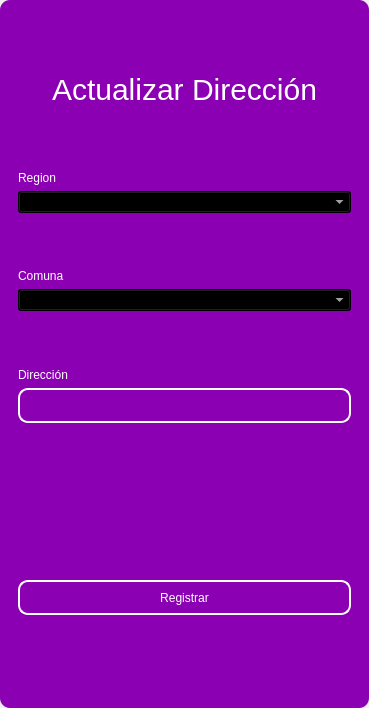
<?xml version="1.0" encoding="UTF-8"?>
<ui version="4.0">
 <class>MainWindow</class>
 <widget class="QMainWindow" name="MainWindow">
  <property name="geometry">
   <rect>
    <x>0</x>
    <y>0</y>
    <width>369</width>
    <height>708</height>
   </rect>
  </property>
  <property name="windowTitle">
   <string>MainWindow</string>
  </property>
  <property name="styleSheet">
   <string notr="true"/>
  </property>
  <widget class="QWidget" name="centralwidget">
   <property name="styleSheet">
    <string notr="true"/>
   </property>
   <layout class="QVBoxLayout" name="verticalLayout">
    <property name="spacing">
     <number>0</number>
    </property>
    <property name="leftMargin">
     <number>0</number>
    </property>
    <property name="topMargin">
     <number>0</number>
    </property>
    <property name="rightMargin">
     <number>0</number>
    </property>
    <property name="bottomMargin">
     <number>0</number>
    </property>
    <item>
     <widget class="QFrame" name="frame">
      <property name="enabled">
       <bool>true</bool>
      </property>
      <property name="styleSheet">
       <string notr="true">QFrame {
	border-radius:10px;
	background-color: rgb(140, 0, 179);
 }
</string>
      </property>
      <property name="frameShape">
       <enum>QFrame::StyledPanel</enum>
      </property>
      <property name="frameShadow">
       <enum>QFrame::Raised</enum>
      </property>
      <layout class="QVBoxLayout" name="verticalLayout_2">
       <item>
        <widget class="QFrame" name="frame_superior">
         <property name="minimumSize">
          <size>
           <width>0</width>
           <height>40</height>
          </size>
         </property>
         <property name="maximumSize">
          <size>
           <width>16777215</width>
           <height>40</height>
          </size>
         </property>
         <property name="styleSheet">
          <string notr="true">QPushButton{
border-radius:18px;
}

QPushButton:hover{
	background-color: rgb(0, 0, 0);
}
</string>
         </property>
         <property name="frameShape">
          <enum>QFrame::StyledPanel</enum>
         </property>
         <property name="frameShadow">
          <enum>QFrame::Raised</enum>
         </property>
         <layout class="QHBoxLayout" name="horizontalLayout_3">
          <property name="spacing">
           <number>4</number>
          </property>
          <property name="leftMargin">
           <number>0</number>
          </property>
          <property name="topMargin">
           <number>0</number>
          </property>
          <property name="rightMargin">
           <number>0</number>
          </property>
          <property name="bottomMargin">
           <number>0</number>
          </property>
          <item>
           <widget class="QPushButton" name="btn_icon">
            <property name="text">
             <string/>
            </property>
            <property name="iconSize">
             <size>
              <width>40</width>
              <height>40</height>
             </size>
            </property>
           </widget>
          </item>
          <item>
           <spacer name="horizontalSpacer_2">
            <property name="orientation">
             <enum>Qt::Horizontal</enum>
            </property>
            <property name="sizeHint" stdset="0">
             <size>
              <width>443</width>
              <height>20</height>
             </size>
            </property>
           </spacer>
          </item>
          <item>
           <widget class="QPushButton" name="bt_minimizar">
            <property name="minimumSize">
             <size>
              <width>38</width>
              <height>38</height>
             </size>
            </property>
            <property name="maximumSize">
             <size>
              <width>38</width>
              <height>38</height>
             </size>
            </property>
            <property name="cursor">
             <cursorShape>PointingHandCursor</cursorShape>
            </property>
            <property name="text">
             <string/>
            </property>
            <property name="icon">
             <iconset>
              <normaloff>image/minus.svg</normaloff>image/minus.svg</iconset>
            </property>
            <property name="iconSize">
             <size>
              <width>38</width>
              <height>38</height>
             </size>
            </property>
           </widget>
          </item>
          <item>
           <widget class="QPushButton" name="bt_maximizar">
            <property name="minimumSize">
             <size>
              <width>38</width>
              <height>38</height>
             </size>
            </property>
            <property name="maximumSize">
             <size>
              <width>38</width>
              <height>38</height>
             </size>
            </property>
            <property name="cursor">
             <cursorShape>PointingHandCursor</cursorShape>
            </property>
            <property name="text">
             <string/>
            </property>
            <property name="icon">
             <iconset>
              <normaloff>image/chevron-up.svg</normaloff>image/chevron-up.svg</iconset>
            </property>
            <property name="iconSize">
             <size>
              <width>38</width>
              <height>38</height>
             </size>
            </property>
           </widget>
          </item>
          <item>
           <widget class="QPushButton" name="bt_restaurar">
            <property name="minimumSize">
             <size>
              <width>38</width>
              <height>38</height>
             </size>
            </property>
            <property name="maximumSize">
             <size>
              <width>38</width>
              <height>38</height>
             </size>
            </property>
            <property name="cursor">
             <cursorShape>PointingHandCursor</cursorShape>
            </property>
            <property name="text">
             <string/>
            </property>
            <property name="icon">
             <iconset>
              <normaloff>image/chevron-down.svg</normaloff>image/chevron-down.svg</iconset>
            </property>
            <property name="iconSize">
             <size>
              <width>38</width>
              <height>38</height>
             </size>
            </property>
           </widget>
          </item>
          <item>
           <widget class="QPushButton" name="bt_cerrar">
            <property name="minimumSize">
             <size>
              <width>38</width>
              <height>38</height>
             </size>
            </property>
            <property name="maximumSize">
             <size>
              <width>38</width>
              <height>38</height>
             </size>
            </property>
            <property name="cursor">
             <cursorShape>PointingHandCursor</cursorShape>
            </property>
            <property name="text">
             <string/>
            </property>
            <property name="icon">
             <iconset>
              <normaloff>image/x.svg</normaloff>image/x.svg</iconset>
            </property>
            <property name="iconSize">
             <size>
              <width>38</width>
              <height>38</height>
             </size>
            </property>
           </widget>
          </item>
         </layout>
        </widget>
       </item>
       <item>
        <widget class="QFrame" name="frame_3">
         <property name="styleSheet">
          <string notr="true">QLabel {
	color: rgb(255, 255, 254);
	font: 12pt &quot;Arial&quot;;
	background-color: rgba(0, 0, 0,0);
}

QTextEdit{
background-color: rgba(0, 0, 0,0);
border-radius:10px; 
font: 12pt &quot;Arial&quot;;
color: rgb(255, 255, 254);
border: 2px solid  rgb(255, 255, 255);

}

QTextEdit:hover{
background-color: rgba(0, 0, 0,0);
border-radius:10px; 
font: 12pt &quot;Arial&quot;;
border: 2px solid  rgb(120, 0, 171);
}

QTextEdit:focus{
background-color: rgb(0, 0, 0);
border-radius:10px; 
font: 12pt &quot;Arial&quot;;
border: 2px solid rgb(120, 0, 171);
}

QLineEdit{
background-color: rgba(0, 0, 0,0);
border-radius:10px; 
font: 12pt &quot;Arial&quot;;
color: rgb(255, 255, 254);
border: 2px solid  rgb(255, 255, 255);

}

QLineEdit:hover{
background-color: rgba(0, 0, 0,0);
border-radius:10px; 
font: 12pt &quot;Arial&quot;;
border: 2px solid  rgb(120, 0, 171);
}

QLineEdit:focus{
background-color: rgb(0, 0, 0);
border-radius:10px; 
font: 12pt &quot;Arial&quot;;
border: 2px solid rgb(120, 0, 171);
}

QCheckBox{
	font: 12pt &quot;Arial&quot;;
	color: rgb(255, 255, 255);
}

QCheckBox::indicator {
    width: 18px;
    height:18px;
}

QCheckBox::indicator:unchecked {
   background-image: url(image/square.svg);
}

QCheckBox::indicator:checked {
   background-image: url(image/check-square.svg);
}

QPushButton{
border-radius:10px; 
font: 12pt &quot;Arial&quot;;
color: rgb(255, 255, 254);
border: 2px solid #ffffff;
}

QPushButton:hover{
border-radius:10px; 
font: 12pt &quot;Arial&quot;;
color: rgb(255, 255, 255);
border: 2px solid rgb(120, 0, 171);
	background-color: rgb(120, 0, 171);
}
</string>
         </property>
         <property name="frameShape">
          <enum>QFrame::StyledPanel</enum>
         </property>
         <property name="frameShadow">
          <enum>QFrame::Raised</enum>
         </property>
         <layout class="QHBoxLayout" name="horizontalLayout_4">
          <item>
           <layout class="QVBoxLayout" name="verticalLayout_4">
            <item>
             <widget class="QLabel" name="label_3">
              <property name="minimumSize">
               <size>
                <width>100</width>
                <height>50</height>
               </size>
              </property>
              <property name="styleSheet">
               <string notr="true">font-size: 30px;
color: rgb(255, 255, 255);</string>
              </property>
              <property name="text">
               <string>Actualizar Dirección</string>
              </property>
              <property name="alignment">
               <set>Qt::AlignCenter</set>
              </property>
             </widget>
            </item>
            <item>
             <spacer name="verticalSpacer_4">
              <property name="orientation">
               <enum>Qt::Vertical</enum>
              </property>
              <property name="sizeHint" stdset="0">
               <size>
                <width>20</width>
                <height>40</height>
               </size>
              </property>
             </spacer>
            </item>
            <item>
             <widget class="QLabel" name="label_4">
              <property name="text">
               <string>Region</string>
              </property>
             </widget>
            </item>
            <item>
             <widget class="QComboBox" name="region_combobox">
              <property name="styleSheet">
               <string notr="true">background-color: rgb(0, 0, 0);
color: rgb(255, 255, 255);</string>
              </property>
             </widget>
            </item>
            <item>
             <spacer name="verticalSpacer">
              <property name="orientation">
               <enum>Qt::Vertical</enum>
              </property>
              <property name="sizeHint" stdset="0">
               <size>
                <width>20</width>
                <height>40</height>
               </size>
              </property>
             </spacer>
            </item>
            <item>
             <widget class="QLabel" name="label_8">
              <property name="text">
               <string>Comuna</string>
              </property>
             </widget>
            </item>
            <item>
             <widget class="QComboBox" name="commune_combobox">
              <property name="styleSheet">
               <string notr="true">background-color: rgb(0, 0, 0);
color: rgb(255, 255, 255);</string>
              </property>
             </widget>
            </item>
            <item>
             <spacer name="verticalSpacer_5">
              <property name="orientation">
               <enum>Qt::Vertical</enum>
              </property>
              <property name="sizeHint" stdset="0">
               <size>
                <width>20</width>
                <height>40</height>
               </size>
              </property>
             </spacer>
            </item>
            <item>
             <widget class="QLabel" name="label_5">
              <property name="text">
               <string>Dirección</string>
              </property>
             </widget>
            </item>
            <item>
             <widget class="QLineEdit" name="descriptiontxt">
              <property name="minimumSize">
               <size>
                <width>0</width>
                <height>35</height>
               </size>
              </property>
              <property name="maximumSize">
               <size>
                <width>16777215</width>
                <height>16777215</height>
               </size>
              </property>
              <property name="echoMode">
               <enum>QLineEdit::Normal</enum>
              </property>
             </widget>
            </item>
            <item>
             <spacer name="verticalSpacer_6">
              <property name="orientation">
               <enum>Qt::Vertical</enum>
              </property>
              <property name="sizeHint" stdset="0">
               <size>
                <width>20</width>
                <height>40</height>
               </size>
              </property>
             </spacer>
            </item>
            <item>
             <spacer name="verticalSpacer_9">
              <property name="orientation">
               <enum>Qt::Vertical</enum>
              </property>
              <property name="sizeHint" stdset="0">
               <size>
                <width>20</width>
                <height>50</height>
               </size>
              </property>
             </spacer>
            </item>
            <item>
             <spacer name="verticalSpacer_3">
              <property name="orientation">
               <enum>Qt::Vertical</enum>
              </property>
              <property name="sizeHint" stdset="0">
               <size>
                <width>20</width>
                <height>40</height>
               </size>
              </property>
             </spacer>
            </item>
            <item>
             <widget class="QPushButton" name="btn_update">
              <property name="minimumSize">
               <size>
                <width>0</width>
                <height>35</height>
               </size>
              </property>
              <property name="cursor">
               <cursorShape>PointingHandCursor</cursorShape>
              </property>
              <property name="text">
               <string>Registrar</string>
              </property>
             </widget>
            </item>
            <item>
             <spacer name="verticalSpacer_7">
              <property name="orientation">
               <enum>Qt::Vertical</enum>
              </property>
              <property name="sizeHint" stdset="0">
               <size>
                <width>20</width>
                <height>40</height>
               </size>
              </property>
             </spacer>
            </item>
            <item>
             <widget class="QFrame" name="frame_4">
              <property name="maximumSize">
               <size>
                <width>400</width>
                <height>600</height>
               </size>
              </property>
              <property name="styleSheet">
               <string notr="true">QLabel {
	color: rgb(255, 255, 254);
	font: 12pt &quot;Arial&quot;;
	background-color: rgba(0, 0, 0,0);
}

QTextEdit{
background-color: rgba(0, 0, 0,0);
border-radius:10px; 
font: 12pt &quot;Arial&quot;;
color: rgb(255, 255, 254);
border: 2px solid  rgb(255, 255, 255);

}

QTextEdit:hover{
background-color: rgba(0, 0, 0,0);
border-radius:10px; 
font: 12pt &quot;Arial&quot;;
border: 2px solid  rgb(120, 0, 171);
}

QTextEdit:focus{
background-color: rgb(0, 0, 0);
border-radius:10px; 
font: 12pt &quot;Arial&quot;;
border: 2px solid rgb(120, 0, 171);
}

QLineEdit{
background-color: rgba(0, 0, 0,0);
border-radius:10px; 
font: 12pt &quot;Arial&quot;;
color: rgb(255, 255, 254);
border: 2px solid  rgb(255, 255, 255);

}

QLineEdit:hover{
background-color: rgba(0, 0, 0,0);
border-radius:10px; 
font: 12pt &quot;Arial&quot;;
border: 2px solid  rgb(120, 0, 171);
}

QLineEdit:focus{
background-color: rgb(0, 0, 0);
border-radius:10px; 
font: 12pt &quot;Arial&quot;;
border: 2px solid rgb(120, 0, 171);
}

QCheckBox{
	font: 12pt &quot;Arial&quot;;
	color: rgb(255, 255, 255);
}

QCheckBox::indicator {
    width: 18px;
    height:18px;
}

QCheckBox::indicator:unchecked {
   background-image: url(image/square.svg);
}

QCheckBox::indicator:checked {
   background-image: url(image/check-square.svg);
}

QPushButton{
border-radius:10px; 
font: 12pt &quot;Arial&quot;;
color: rgb(255, 255, 254);
border: 2px solid #ffffff;
}

QPushButton:hover{
border-radius:10px; 
font: 12pt &quot;Arial&quot;;
color: rgb(255, 255, 255);
border: 2px solid rgb(120, 0, 171);
	background-color: rgb(120, 0, 171);
}
</string>
              </property>
              <property name="frameShape">
               <enum>QFrame::StyledPanel</enum>
              </property>
              <property name="frameShadow">
               <enum>QFrame::Raised</enum>
              </property>
              <layout class="QVBoxLayout" name="verticalLayout_3"/>
             </widget>
            </item>
           </layout>
          </item>
         </layout>
        </widget>
       </item>
      </layout>
     </widget>
    </item>
   </layout>
  </widget>
 </widget>
 <resources/>
 <connections/>
</ui>
